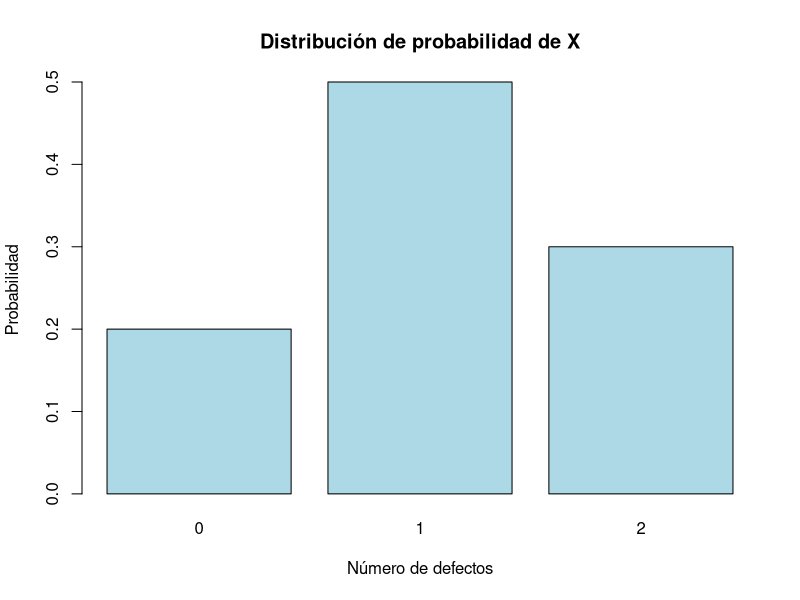
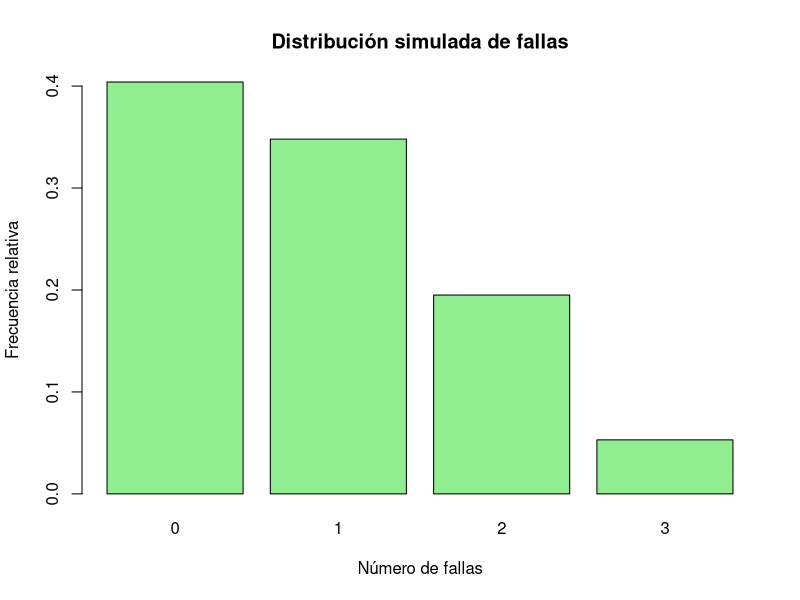
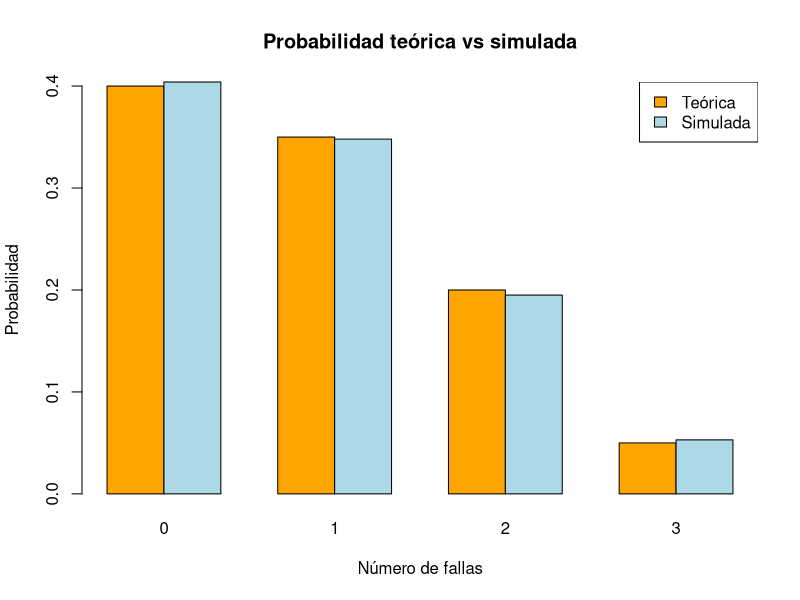

The R source for these figures, in order:
## ---- chunk 1
x <- c(0, 1, 2)
p <- c(0.20, 0.50, 0.30)

sum(p)
## ---- chunk 2
esperanza <- sum(x*p)
esperanza
## ---- chunk 3
E_X2 <- sum(x^2 * p)
varianza <- E_X2 - esperanza^2
desviacion <- sqrt(varianza)

c(Esperanza = esperanza,
  E_X2 = E_X2,
  Varianza = varianza,
  Desviacion = desviacion)
## ---- chunk 4
barplot(p,
        names.arg = x,
        col = "lightblue",
        main = "Distribución de probabilidad de X",
        xlab = "Número de defectos",
        ylab = "Probabilidad")
## ---- chunk 5
x_fallas <- c(0, 1, 2, 3)
p_fallas <- c(0.40, 0.35, 0.20, 0.05)

E_fallas <- sum(x_fallas * p_fallas)
E2_fallas <- sum(x_fallas^2 * p_fallas)
Var_fallas <- E2_fallas - E_fallas^2
SD_fallas <- sqrt(Var_fallas)

c(Esperanza = E_fallas,
  Varianza = Var_fallas,
  Desviacion = SD_fallas)
## ---- chunk 6
set.seed(123)

sim_fallas <- sample(x_fallas,
                     size = 1000,
                     replace = TRUE,
                     prob = p_fallas)

head(sim_fallas)
## ---- chunk 7
mean(sim_fallas)
var(sim_fallas)
sd(sim_fallas)
## ---- chunk 8
tabla_sim <- prop.table(table(sim_fallas))

barplot(tabla_sim,
        col = "lightgreen",
        main = "Distribución simulada de fallas",
        xlab = "Número de fallas",
        ylab = "Frecuencia relativa")
## ---- chunk 9
prob_sim <- as.numeric(tabla_sim)

barplot(rbind(p_fallas, prob_sim),
        beside = TRUE,
        names.arg = x_fallas,
        col = c("orange", "lightblue"),
        main = "Probabilidad teórica vs simulada",
        xlab = "Número de fallas",
        ylab = "Probabilidad")

legend("topright",
       legend = c("Teórica", "Simulada"),
       fill = c("orange", "lightblue"))
## ---- chunk 10
x_solar <- c(0, 1, 2, 3)
p_solar <- c(0.10, 0.30, 0.40, 0.20)

E_solar <- sum(x_solar * p_solar)
E2_solar <- sum(x_solar^2 * p_solar)
Var_solar <- E2_solar - E_solar^2
SD_solar <- sqrt(Var_solar)

c(Esperanza = E_solar,
  Varianza = Var_solar,
  Desviacion = SD_solar)
